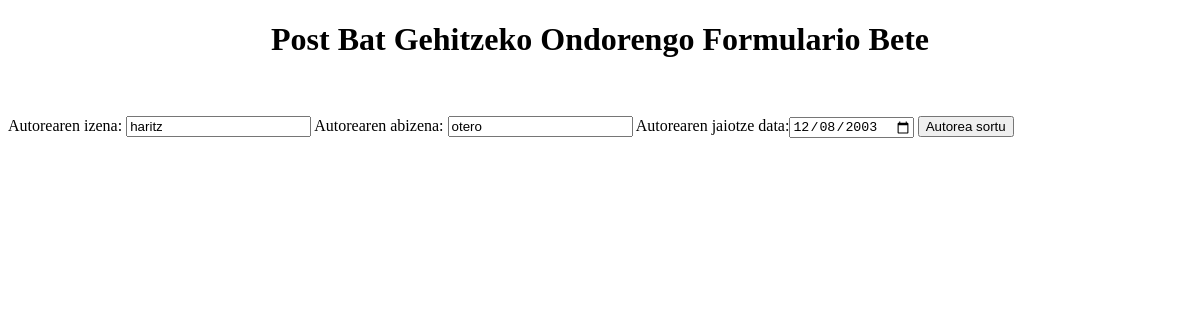
Page /updateauth/1/ on the earlier database version.
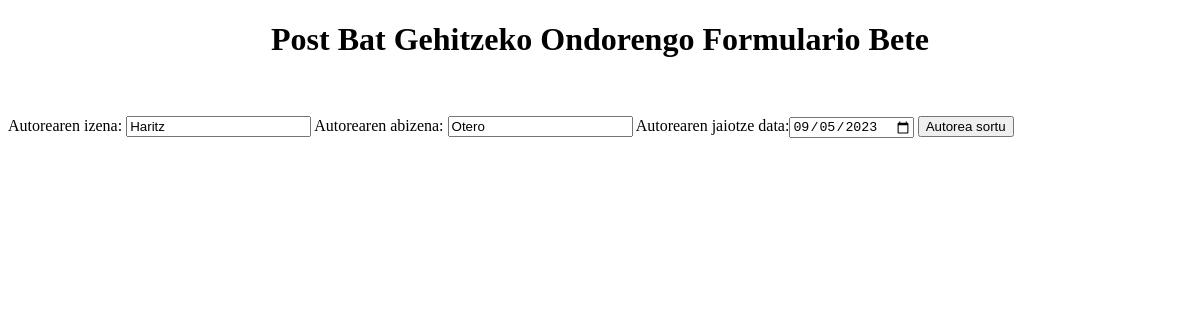
Same page on the later database version.
### blog/models.py (models this page shows, shortened)
class Autoreak(models.Model):
    izena = models.CharField(max_length=100)
    abizena = models.CharField(max_length=100)
    jaiotze_data = models.DateField()

### blog/views.py (the view)
# urls.py: path('updateauth/<int:id>/',views.updateauth ,name='updateauth'),
def updateauth(request,id):
    autorea = Autoreak.objects.get(id = id)
    return render(request, 'updateauth.html', {'id':id, 'autorea':autorea})

### blog/templates/updateauth.html (shortened to what this page needs)
<!DOCTYPE html>
<html lang="en">
<head>
</head>
<body>
    <center><h1>Post Bat Gehitzeko Ondorengo Formulario Bete</h1></center>
    <br><br>
    <form action="/updateautorea/{{id}}" method="post">
        Autorearen izena: <input type="text" name="izena" value="{{autorea.izena}}">
        Autorearen abizena: <input type="text" name="abizena" value="{{autorea.abizena}}">
        Autorearen jaiotze data:<input type="date" name="jaiotze_data" value="{{autorea.jaiotze_data|date:'Y-m-d'}}">
        <button type="submit" value="submit">Autorea sortu</button>
    </form>
</body>
</html>

Differences in the rows shown:
changed Autoreak: izena "haritz" → "Haritz"; abizena "otero" → "Otero"; jaiotze_data "12/08/2003" → "09/05/2023"
